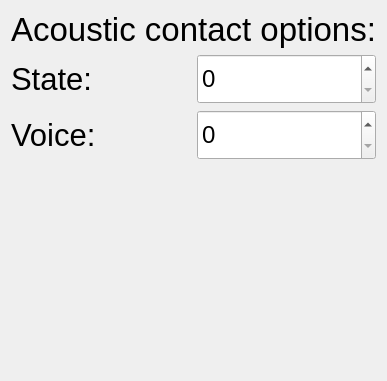
              <widget class="QWidget" name="acousticContactSettingsPage">
               <layout class="QVBoxLayout" name="verticalLayout_3">
                <item>
                 <widget class="QLabel" name="label_122">
                  <property name="font">
                   <font>
                    <pointsize>25</pointsize>
                   </font>
                  </property>
                  <property name="text">
                   <string>Acoustic contact options:</string>
                  </property>
                  <property name="alignment">
                   <set>Qt::AlignCenter</set>
                  </property>
                 </widget>
                </item>
                <item>
                 <layout class="QHBoxLayout" name="horizontalLayout_99">
                  <property name="bottomMargin">
                   <number>0</number>
                  </property>
                  <item>
                   <widget class="QLabel" name="label_29">
                    <property name="font">
                     <font>
                      <pointsize>23</pointsize>
                     </font>
                    </property>
                    <property name="text">
                     <string>State:</string>
                    </property>
                   </widget>
                  </item>
                  <item>
                   <widget class="SpinBoxList" name="acStateSpinBox">
                    <property name="minimumSize">
                     <size>
                      <width>0</width>
                      <height>50</height>
                     </size>
                    </property>
                    <property name="maximumSize">
                     <size>
                      <width>230</width>
                      <height>16777215</height>
                     </size>
                    </property>
                    <property name="font">
                     <font>
                      <pointsize>18</pointsize>
                     </font>
                    </property>
                   </widget>
                  </item>
                 </layout>
                </item>
                <item>
                 <layout class="QHBoxLayout" name="horizontalLayout_98">
                  <property name="bottomMargin">
                   <number>0</number>
                  </property>
                  <item>
                   <widget class="QLabel" name="label_26">
                    <property name="font">
                     <font>
                      <pointsize>23</pointsize>
                     </font>
                    </property>
                    <property name="text">
                     <string>Voice:</string>
                    </property>
                   </widget>
                  </item>
                  <item>
                   <widget class="SpinBoxList" name="voiceNotificationSpinBox">
                    <property name="minimumSize">
                     <size>
                      <width>0</width>
                      <height>50</height>
                     </size>
                    </property>
                    <property name="maximumSize">
                     <size>
                      <width>230</width>
                      <height>16777215</height>
                     </size>
                    </property>
                    <property name="font">
                     <font>
                      <pointsize>18</pointsize>
                     </font>
                    </property>
                   </widget>
                  </item>
                 </layout>
                </item>
                <item>
                 <spacer name="verticalSpacer_22">
                  <property name="orientation">
                   <enum>Qt::Vertical</enum>
                  </property>
                  <property name="sizeHint" stdset="0">
                   <size>
                    <width>20</width>
                    <height>210</height>
                   </size>
                  </property>
                 </spacer>
                </item>
               </layout>
              </widget>
